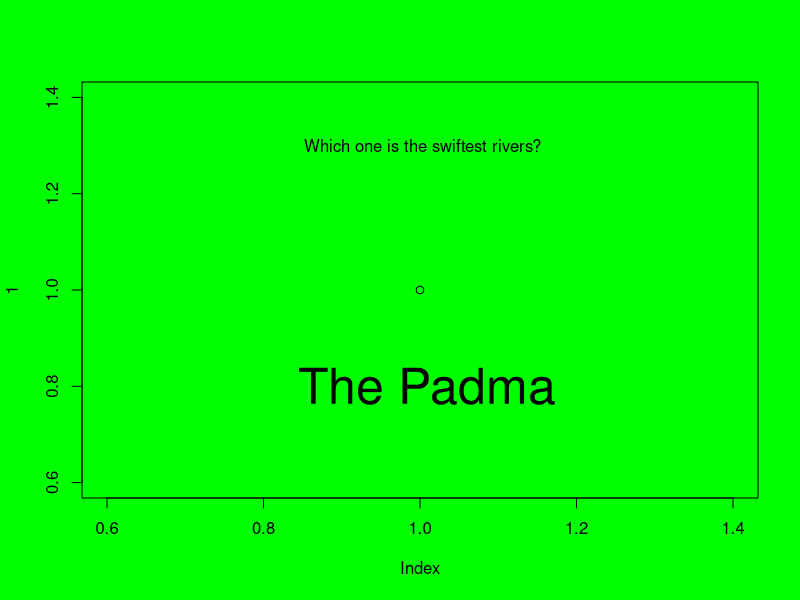

Generate this figure with R:
rivers <- read.csv("docs/stat/rivers_bd.csv")
bcup <- rivers
select_ques <- function(){
  ques <<- sample(rivers$Question, 1)
  rivers <<- subset(rivers, rivers$Question!=ques)
  print(ques)
}

select_ans <- function() bcup$Answer[bcup$Question==ques]
par(bg="green")
plot(1)
text(x=1, y = 1.3, labels = select_ques(), cex = 1)
text(x=1, y= 0.8, labels = select_ans(), cex = 3)
